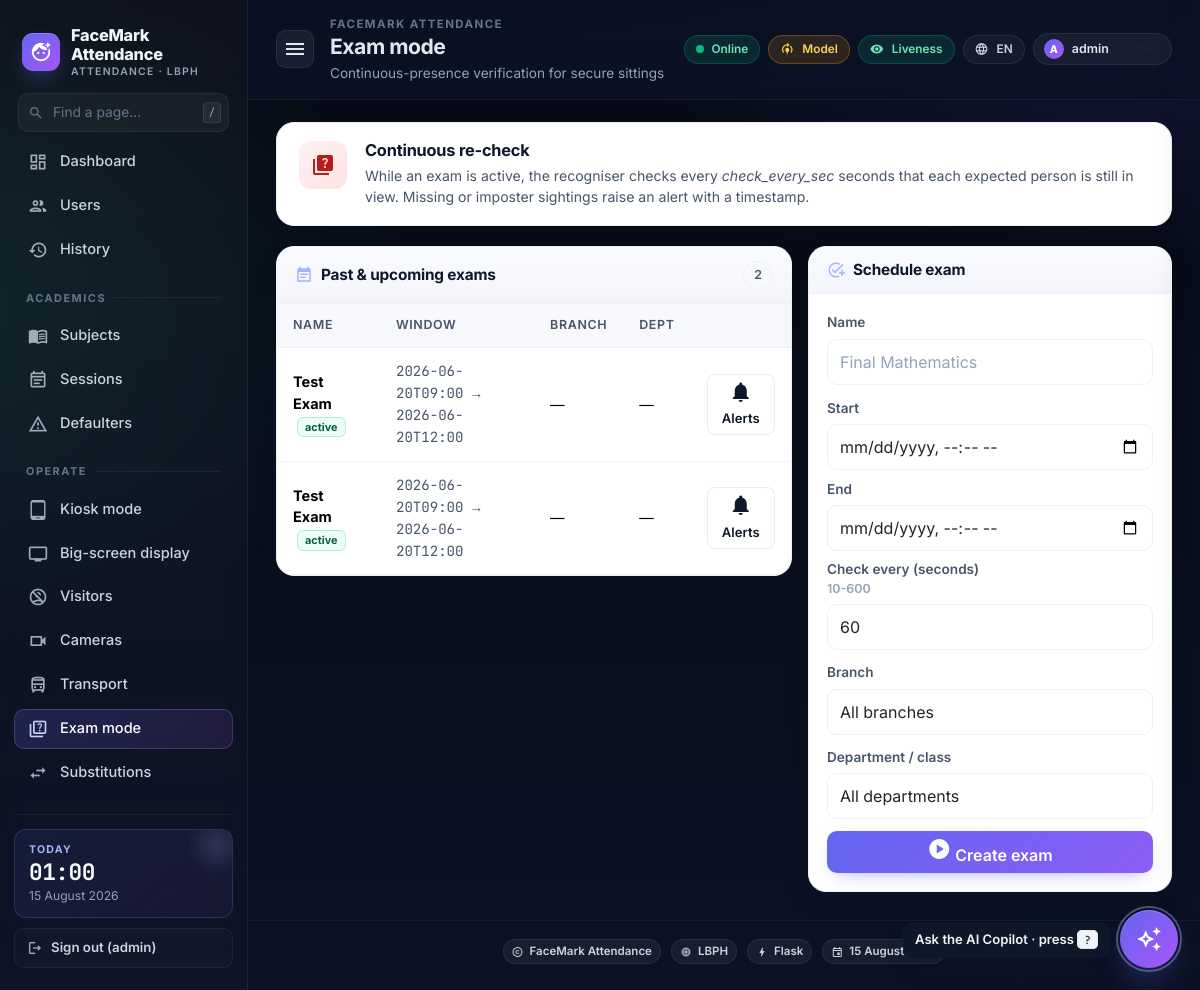
/exams (signed in), run on the app's committed database.
### tables this page shows
CREATE TABLE settings (
    key   TEXT PRIMARY KEY,
    value TEXT NOT NULL
);

CREATE TABLE exam_sessions (
    id          INTEGER PRIMARY KEY AUTOINCREMENT,
    name        TEXT NOT NULL,
    branch_id   INTEGER,
    department_id INTEGER,
    start_at    TEXT NOT NULL,
    end_at      TEXT NOT NULL,
    check_every_sec INTEGER NOT NULL DEFAULT 60,
    active      INTEGER NOT NULL DEFAULT 1,
    created_at  TEXT NOT NULL
);

### app.py (the view, shortened to what this page needs)
@app.route('/exams', methods=['GET', 'POST'])
@role_required('admin', 'hr', 'teacher')
def exams():
    return render_template(
        'exams.html',
        exams=db.list_exams(),
        active=db.get_active_exam(),
        branches=db.list_branches(),
        departments=db.list_departments())

### app.py (called while the page is built)
@app.after_request
def _metrics_record(resp):
    try:
        ms = (time.perf_counter() - getattr(__import__('flask').g, 't0', time.perf_counter())) * 1000.0
        infra_record_request(resp.status_code, ms)
    except Exception:  # noqa: BLE001
        pass
    return resp

@app.context_processor
def _inject_infra():
    return {'csp_nonce': infra_mw.csp_nonce,
            'asset_version': os.environ.get('FACEMARK_ASSET_VERSION', 'v2')}

@app.after_request
def _cache_static(resp):
    if request.path.startswith('/static/'):
        if 'v=' in request.query_string.decode('utf-8', errors='ignore'):
            resp.headers['Cache-Control'] = 'public, max-age=31536000, immutable'
        else:
            resp.headers['Cache-Control'] = 'public, max-age=86400'
    return resp

def role_required(*allowed):
    def deco(fn):
        @wraps(fn)
        def wrap(*a, **kw):
            if not session.get('admin'):
                return redirect(url_for('login', next=request.path))
            role = session.get('role') or 'admin'
            if role == 'admin' or role in allowed:
                return fn(*a, **kw)
            if request.path.startswith('/api/'):
                return jsonify({'ok': False, 'error': 'forbidden'}), 403
            flash(f'Requires one of: {", ".join(allowed)}', 'danger')
            return redirect(url_for('home'))
        return wrap
    return deco

### db.py (called while the page is built, shortened)
def _pragma_once(conn: sqlite3.Connection) -> None:
    global _PRAGMA_ONCE_DONE
    if _PRAGMA_ONCE_DONE:
        return

def get_conn() -> sqlite3.Connection:
    conn = sqlite3.connect(DB_PATH, timeout=10.0,
                           check_same_thread=False)
    conn.row_factory = sqlite3.Row
    conn.execute('PRAGMA foreign_keys = ON')
    conn.execute('PRAGMA busy_timeout = 5000')
    _pragma_once(conn)
    return conn

@contextmanager
def tx():
    conn = get_conn()
    try:
        yield conn
        conn.commit()
    finally:
        conn.close()

def get_setting(key: str, default: Optional[str] = None) -> Optional[str]:
    with tx() as c:
        r = c.execute('SELECT value FROM settings WHERE key = ?', (key,)).fetchone()
        return r['value'] if r else default

def list_departments() -> list[sqlite3.Row]:
    with tx() as c:
        return c.execute('SELECT * FROM departments ORDER BY name').fetchall()

def list_branches() -> list[dict]:
    with tx() as c:
        return [dict(r) for r in c.execute(
            'SELECT * FROM branches ORDER BY name').fetchall()]

### templates/exams.html (shortened to what this page needs)
{% extends "base.html" %}
{% block page_title %}Exam mode{% endblock %}
{% block page_sub %}Continuous-presence verification for secure sittings{% endblock %}
{% block content %}
<div class="page-hero hero-rose">
  <div class="ph-icn"><i class="material-icons">quiz</i></div>
  <div class="ph-body">
    <h5>Continuous re-check</h5>
    <p>While an exam is active, the recogniser checks every <em>check_every_sec</em>
       seconds that each expected person is still in view. Missing or imposter
       sightings raise an alert with a timestamp.</p>
  </div>
</div>
<div class="row g-3">
  <div class="col-lg-7">
    <div class="card surface">
      <div class="surface-head">
        <h5 class="m-0"><i class="material-icons" style="color:#a5b4fc">event_note</i> Past & upcoming exams</h5>
        <span class="chip ghost">{{ exams|length }}</span>
      </div>
      <div class="surface-body p-0">
        <table class="table mb-0">
          <thead><tr><th>Name</th><th>Window</th><th>Branch</th><th>Dept</th><th></th></tr></thead>
          <tbody>
            {% for e in exams %}
            <tr>
              <td>
                <strong>{{ e.name }}</strong>
                {% if e.active %}<span class="badge-soft-emerald badge ms-1">active</span>{% endif %}
              </td>
              <td><span class="mono">{{ e.start_at }} → {{ e.end_at }}</span></td>
              <td>{{ e.branch_name or '—' }}</td>
              <td>{{ e.department_name or '—' }}</td>
              <td class="text-end">
                <a class="btn btn-sm btn-ghost" href="{{ url_for('exam_detail', eid=e.id) }}">
                  <i class="material-icons md-16">notifications</i> Alerts
                </a>
              </td>
            </tr>
            {% endfor %}
          </tbody>
        </table>
      </div>
    </div>
  </div>
  <div class="col-lg-5">
    <div class="card surface">
      <div class="surface-head">
        <h5 class="m-0"><i class="material-icons" style="color:#a5b4fc">add_task</i> Schedule exam</h5>
      </div>
      <div class="surface-body">
        <form method="POST">
          <div class="fld"><label>Name</label><input name="name" class="form-control" placeholder="Final Mathematics" required></div>
          <div class="row g-2 mb-2">
            <div class="col">
              <label class="form-label">Start</label>
              <input name="start_at" type="datetime-local" class="form-control" required>
            </div>
            <div class="col">
              <label class="form-label">End</label>
              <input name="end_at" type="datetime-local" class="form-control" required>
            </div>
          </div>
          <div class="fld">
            <label>Check every (seconds) <span class="hint">10-600</span></label>
            <input name="check_every_sec" type="number" min="10" max="600" value="60" class="form-control">
          </div>
          <div class="fld">
            <label>Branch</label>
            <select name="branch_id" class="form-select">
              <option value="">All branches</option>
            </select>
          </div>
          <div class="fld">
            <label>Department / class</label>
            <select name="department_id" class="form-select">
              <option value="">All departments</option>
            </select>
          </div>
          <button class="btn btn-primary w-100">
            <i class="material-icons md-16">play_circle</i> Create exam
          </button>
        </form>
      </div>
    </div>
  </div>
</div>
{% endblock %}

### templates/base.html (shortened to what this page needs)
<!doctype html>
<html lang="en">
<head>
  <link href="https://cdn.jsdelivr.net/npm/bootstrap@5.3.2/dist/css/bootstrap.min.css" rel="stylesheet">
  <link href="{{ url_for('static', filename='css/styles.css') }}?v={{ asset_version }}" rel="stylesheet">
</head>
<body>
<div class="app-shell">
  <aside class="sidebar" id="sidebar">
    <div class="brand">
      <span class="brand-mark"><i class="material-icons">face_retouching_natural</i></span>
      <span class="brand-name">
        {{ org_name }}
        <small>Attendance · {{ recognizer_backend }}</small>
      </span>
    </div>
    <div class="side-search">
      <i class="material-icons-outlined">search</i>
      <input type="text" placeholder="Find a page…" id="sideSearch" autocomplete="off" />
      <kbd>/</kbd>
    </div>
    <nav class="side-nav" id="sideNav">
      <a class="side-link {% if request.endpoint == 'home' %}active{% endif %}" href="{{ url_for('home') }}">
        <i class="material-icons-outlined">dashboard</i><span>Dashboard</span>
      </a>
      <a class="side-link {% if request.endpoint == 'list_users' %}active{% endif %}" href="{{ url_for('list_users') }}">
        <i class="material-icons-outlined">group</i><span>Users</span>
      </a>
      <a class="side-link {% if request.endpoint == 'history' %}active{% endif %}" href="{{ url_for('history') }}">
        <i class="material-icons-outlined">history</i><span>History</span>
      </a>
      <div class="side-section">Academics</div>
      <a class="side-link {% if request.endpoint == 'subjects' %}active{% endif %}" href="{{ url_for('subjects') }}">
        <i class="material-icons-outlined">menu_book</i><span>Subjects</span>
      </a>
      <a class="side-link {% if request.endpoint in ('sessions', 'session_detail') %}active{% endif %}" href="{{ url_for('sessions') }}">
        <i class="material-icons-outlined">event_note</i><span>Sessions</span>
      </a>
      <a class="side-link {% if request.endpoint == 'defaulters' %}active{% endif %}" href="{{ url_for('defaulters') }}">
        <i class="material-icons-outlined">warning_amber</i><span>Defaulters</span>
      </a>
      <div class="side-section">Operate</div>
      <a class="side-link" href="{{ url_for('kiosk') }}" target="_blank">
        <i class="material-icons-outlined">tablet_android</i><span>Kiosk mode</span>
      </a>
      <a class="side-link" href="{{ url_for('display_board') }}" target="_blank">
        <i class="material-icons-outlined">tv</i><span>Big-screen display</span>
      </a>
      <a class="side-link {% if request.endpoint == 'visitors' %}active{% endif %}" href="{{ url_for('visitors') }}">
        <i class="material-icons-outlined">no_accounts</i><span>Visitors</span>
      </a>
      <a class="side-link {% if request.endpoint == 'cameras' %}active{% endif %}" href="{{ url_for('cameras') }}">
        <i class="material-icons-outlined">videocam</i><span>Cameras</span>
      </a>
      <a class="side-link {% if request.endpoint in ('transport','transport_stops') %}active{% endif %}" href="{{ url_for('transport') }}">
        <i class="material-icons-outlined">directions_bus</i><span>Transport</span>
      </a>
      <a class="side-link {% if request.endpoint in ('exams','exam_detail') %}active{% endif %}" href="{{ url_for('exams') }}">
        <i class="material-icons-outlined">quiz</i><span>Exam mode</span>
      </a>
      <a class="side-link {% if request.endpoint == 'substitutions_page' %}active{% endif %}" href="{{ url_for('substitutions_page') }}">
        <i class="material-icons-outlined">swap_horiz</i><span>Substitutions</span>
      </a>
      <div class="side-section">Workforce</div>
    </nav>
    <div class="side-foot">
      <div class="side-card">
        <div class="side-card-title">Today</div>
        <div class="side-card-value" id="sideClock">--:--</div>
        <div class="side-card-sub">{{ datetoday2 }}</div>
      </div>
      {% if admin_user %}
      <a class="side-logout" href="{{ url_for('logout') }}">
        <i class="material-icons-outlined md-18">logout</i> Sign out ({{ admin_user }})
      </a>
      {% endif %}
    </div>
  </aside>
  <div class="main">
    <header class="topbar">
      <button class="icon-btn sidebar-toggle" id="sidebarToggle" aria-label="Toggle sidebar">
        <i class="material-icons">menu</i>
      </button>
      <div class="topbar-title">
        <div class="crumb">{% block crumb %}{{ org_name }}{% endblock %}</div>
        <h1>{% block page_title %}Dashboard{% endblock %}</h1>
        <p>{% block page_sub %}Real-time face recognition attendance{% endblock %}</p>
      </div>
      <div class="topbar-right">
        <span class="pill" title="Server is reachable"><span class="pulse"></span> Online</span>
        {% if model_trained %}
          <span class="pill pill-good" title="Recogniser model is trained">
            <i class="material-icons md-16">verified</i> Model
          </span>
        {% else %}
          <span class="pill pill-warn" title="No trained recogniser yet — register a user">
            <i class="material-icons md-16">model_training</i> Model
          </span>
        {% endif %}
        {% if liveness_on %}
          <span class="pill pill-good" title="Liveness anti-spoofing on">
            <i class="material-icons md-16">remove_red_eye</i> Liveness
          </span>
        {% endif %}
        <div class="dropdown">
          <button class="pill ghost" data-bs-toggle="dropdown" aria-expanded="false" title="Language">
            <i class="material-icons md-16">language</i>
            {{ lang|upper }}
          </button>
        </div>
        {% if admin_user %}
        <div class="dropdown">
          <button class="role-chip" data-bs-toggle="dropdown" aria-expanded="false" title="Account">
            <span class="role-avatar">{{ admin_user[0]|upper }}</span>
            <span class="d-none d-md-inline">{{ admin_user }}</span>
            <span class="d-none d-md-inline text-muted">· {{ admin_role }}</span>
          </button>
        </div>
        {% endif %}
      </div>
    </header>
    <div class="content">
      {% block content %}{% endblock %}
    </div>
    <footer class="app-footer">
      <span class="ft-pill"><i class="material-icons-outlined">copyright</i> {{ org_name }}</span>
      <span class="ft-pill"><i class="material-icons-outlined">memory</i> {{ recognizer_backend }}</span>
      <span class="ft-pill"><i class="material-icons-outlined">bolt</i> Flask</span>
      <span class="ft-pill"><i class="material-icons-outlined">event</i> {{ datetoday2 }}</span>
    </footer>
    {% if admin_user %}
    <button class="fab-copilot" id="fabCopilot" aria-label="Open AI Copilot">
      <i class="material-icons-outlined">auto_awesome</i>
    </button>
    <div class="fab-tip" id="fabTip">Ask the AI Copilot · press <kbd>?</kbd></div>
    {% endif %}
  </div>
</div>
</body>
</html>

### data on the page
settings: value "FaceMark Attendance", value "FACEMARK ATTENDANCE"
exam_sessions: name "Test Exam", active "active", start_at "2026-06-20T09:00", end_at "2026-06-20T12:00", branch_name "—", department_name "—"
exam_sessions: name "Test Exam", active "active", start_at "2026-06-20T09:00", end_at "2026-06-20T12:00", branch_name "—", department_name "—"

### other printed values
{{ recognizer_backend }} "LBPH"
{{ admin_user }} "admin"
{{ lang|upper }} "EN"
{{ admin_user[0]|upper }} "A"
{{ exams|length }} "2"
